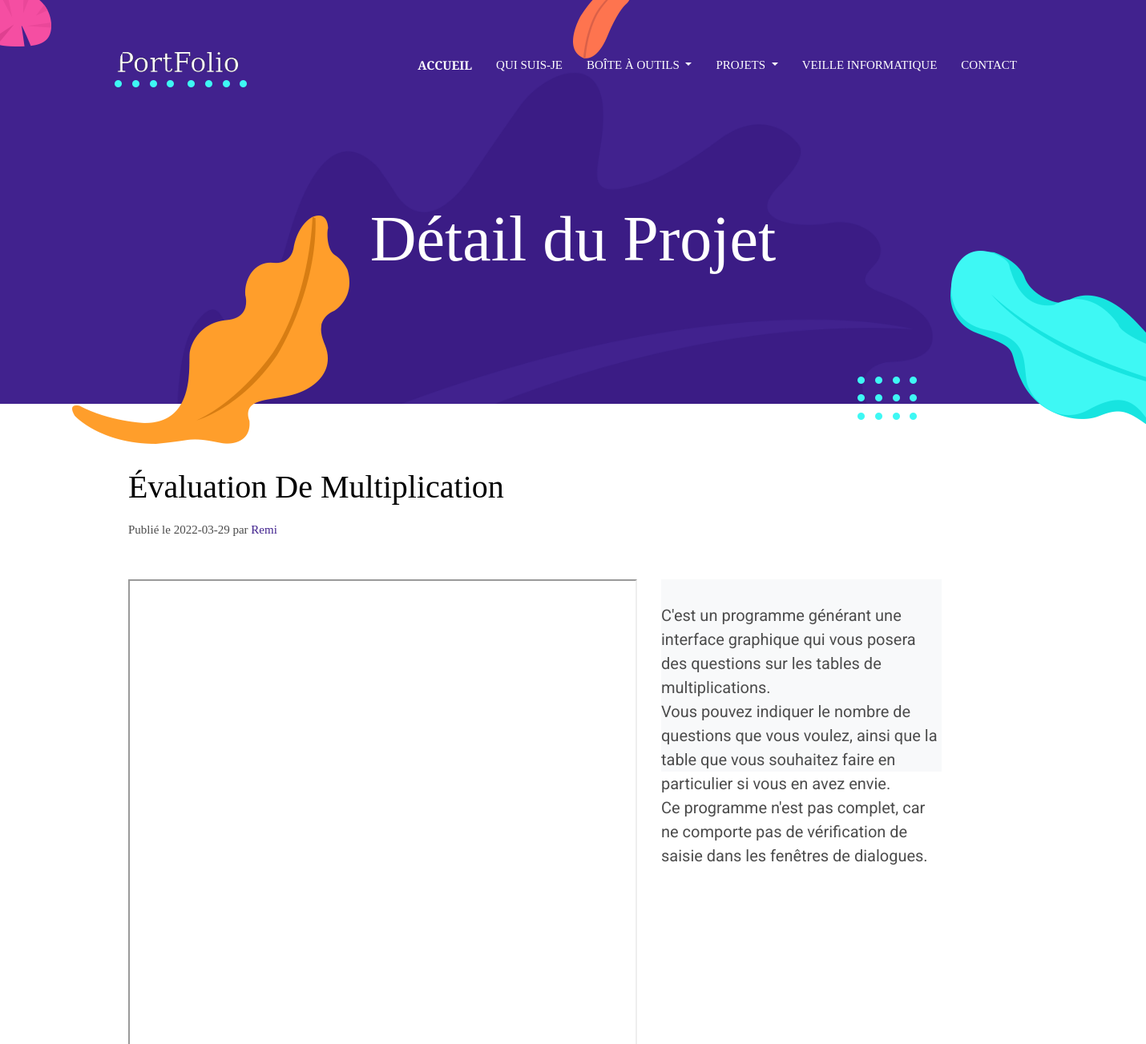
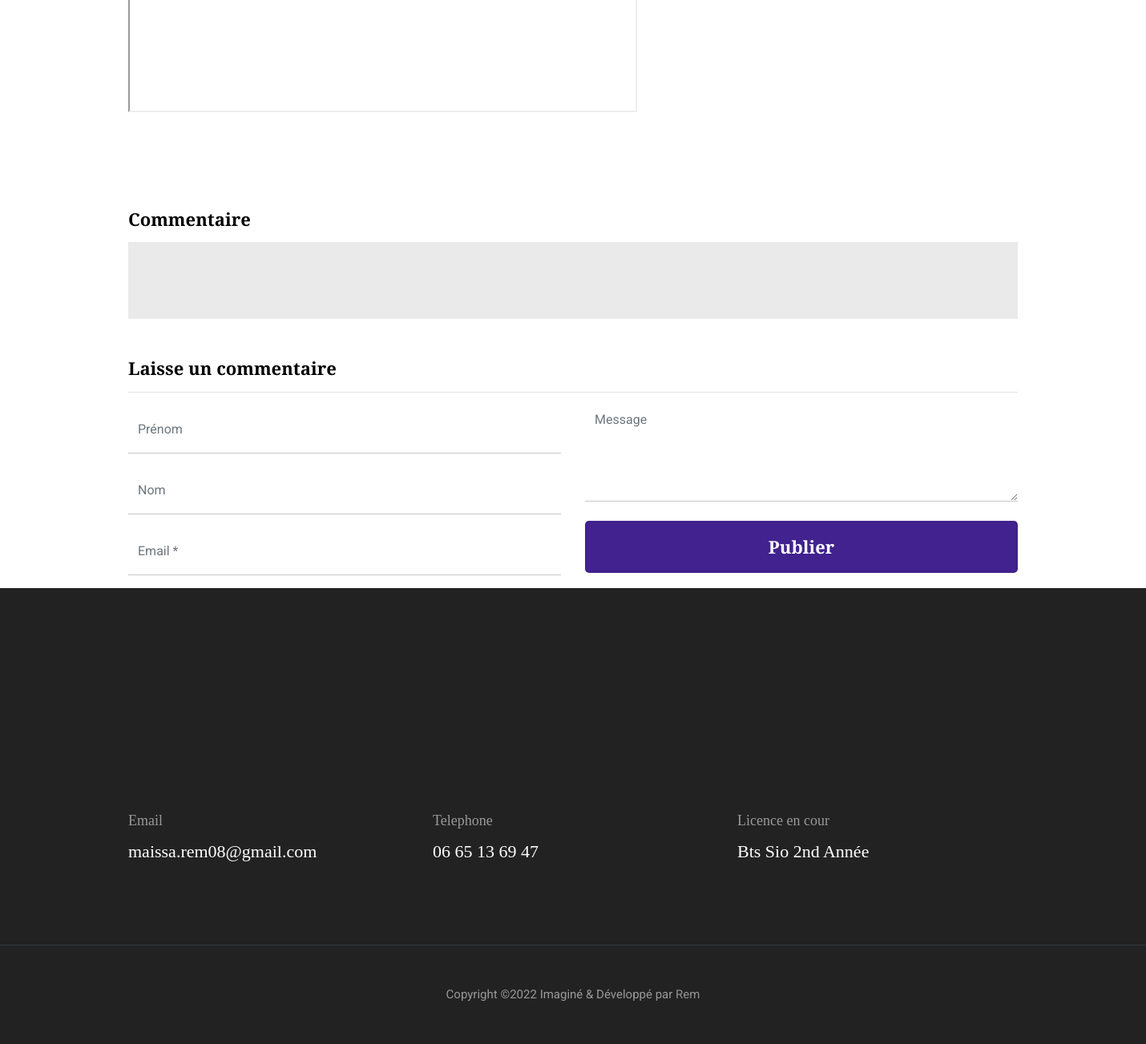
The page /projet-details.php?idProjet=5 on the database its author committed (2 pictures, top to bottom).
### tables this page shows
CREATE TABLE IF NOT EXISTS `document` (
  `numeroDocument` int(11) NOT NULL AUTO_INCREMENT,
  `titreProjet` varchar(50) DEFAULT NULL,
  `lien` varchar(1000) DEFAULT NULL,
  `dateInsertion` date DEFAULT NULL,
  `description` varchar(2000) DEFAULT NULL,
  `lien_publication` varchar(1000) DEFAULT NULL,
  PRIMARY KEY (`numeroDocument`)
);

### projet-details.php (the view, shortened to what this page needs)
<!DOCTYPE html>
<html lang="fr">
<?php
if (isset($_GET['idProjet']) && !empty($_GET['idProjet'])) {
  $idDocument = $_GET['idProjet'];
  include "header.php";
  require_once "./bdd_connexion.php";
  $requete = "SELECT `numeroDocument`, `titreProjet`, `lien`, `dateInsertion`, `description`, `lien_publication` FROM `document` WHERE `numeroDocument` = " . $idDocument;
  $resultat = $pdo->query($requete);
  $resultat = $resultat->fetchAll();
  $lienIframe = $resultat[0]['lien_publication'];
  $titreDocument = $resultat[0]['titreProjet'];
  $description = $resultat[0]['description'];
  $date = $resultat[0]['dateInsertion'];
?>
  <body>
    <?php
    if (isset($lienIframe) && isset($idDocument) && isset($titreDocument) && isset($description) && isset($date)) {
    ?>
      <?php
      include "./nav-bar.php";
      ?>
      <section class="page-title bg-primary position-relative">
        <div class="container">
          <div class="row">
            <div class="col-12 text-center">
              <h1 class="text-white font-tertiary">Détail du Projet</h1>
            </div>
          </div>
        </div>
        <img src="images/illustrations/page-title.png" alt="illustrations" class="bg-shape-1 w-100">
        <img src="images/illustrations/leaf-pink-round.png" alt="illustrations" class="bg-shape-2">
        <img src="images/illustrations/dots-cyan.png" alt="illustrations" class="bg-shape-3">
        <img src="images/illustrations/leaf-orange.png" alt="illustrations" class="bg-shape-4">
        <img src="images/illustrations/leaf-yellow.png" alt="illustrations" class="bg-shape-5">
        <img src="images/illustrations/dots-group-cyan.png" alt="illustrations" class="bg-shape-6">
        <img src="images/illustrations/leaf-cyan-lg.png" alt="illustrations" class="bg-shape-7">
      </section>
      <section class="section">
        <div class="container">
          <div class="row">
            <div class="col-lg-12">
              <h3 class="font-tertiary mb-3"> <?php echo $titreDocument ?> </h3>
              <p class="font-secondary mb-5">Publié le <?php echo $date ?> par<span class="text-primary"> Remi</span></p>
              <div class="content">
                <div class="row">
                  <div class="col-7" style="height: 90vh;"> <?php echo '<iframe src="' . $lienIframe . '" style="height: 100%; width: 100%"></iframe>'; ?> </div>
                  <div class="col-4">
                    <div class="d-flex align-items-start bg-light mb-3" style="height: 30vh; font-size: 20px; line-height: 30px;">
                      <br>
                      <?php echo $description; ?>
                    </div>
                  </div>
                </div>
              </div>
            </div>
          </div>
        </div>
      </section>
      <section>
        <div class="container">
          <div class="row">
            <div class="col-lg-12">
              <h4 class="font-weight-bold mb-3">Commentaire</h4>
              <div class="bg-gray p-5 mb-4">
              </div>
              <div class="mt-5">
                <h4 class="font-weight-bold mb-3 border-bottom pb-3">Laisse un commentaire</h4>
                <form action="./projet-details.php" class="row" method="get" id="formulaireCommentaire">
                  <div class="col-md-6">
                    <input type="text" class="form-control mb-3" placeholder="Prénom" name="prenom" id="prenom" maxlength="30" required>
                    <input type="text" class="form-control mb-3" placeholder="Nom" name="nom" id="nom" maxlength="30" required>
                    <input type="email" class="form-control mb-3" placeholder="Email *" name="mail" id="mail" required>
                  </div>
                  <div class="col-md-6">
                    <textarea name="message" id="message" placeholder="Message" class="form-control mb-4"></textarea required>
              <button type="submit" class="btn btn-primary w-100">Publier</button>
            </div>
          </form>
        </div>
      </div>
    </div>
  </div>
</section>
    <?php
      require_once "footer.php";
    ?>
  </body>
</html>
<?php
    }
}
?>

### css/style.css (style rules this page uses)
body { line-height: 1.2; font-family: "Roboto", sans-serif; -webkit-font-smoothing: antialiased; font-size: 15px; color: #4c4c4c; }
p, .paragraph { font-weight: 400; color: #4c4c4c; font-size: 15px; line-height: 1.8; font-family: "Roboto", sans-serif; }
h1, h2, h3, h4, h5, h6 { color: #000; font-family: "Playfair Display", serif; line-height: 1.2; }
h1, .h1 { font-size: 80px; }
h3, .h3 { font-size: 40px; }
h4, .h4 { font-size: 22px; }
.btn { font-size: 22px; font-family: "Playfair Display", serif; text-transform: capitalize; padding: 16px 44px; border-radius: 5px; font-weight: 600; border: 0; position: relative; z-index: 1; transition: 0.2s ease; }
.btn-primary { background: #41228e; color: #fff; }
body { background-color: #fff; overflow-x: hidden; }
img { vertical-align: middle; border: 0; }
a, button, select { cursor: pointer; transition: 0.2s ease; }
.section { padding-top: 80px; padding-bottom: 80px; }
.bg-primary { background: #41228e !important; }
.bg-gray { background: #eaeaea !important; }
.text-primary { color: #41228e !important; }
.font-secondary { font-family: "Playfair Display", serif !important; }
.font-tertiary { font-family: "Playfair Display", serif !important; }
.form-control { border: 0; border-radius: 0; border-bottom: 1px solid #c7c7c7; height: 60px; }
textarea.form-control { height: 120px; }
.content * { margin-bottom: 20px; }
.page-title { padding: 250px 0 150px; }
.page-title .container { position: relative; z-index: 1; }
.page-title .bg-shape-1 { position: absolute; left: 0; bottom: 0; width: 100%; }
.page-title .bg-shape-2 { position: absolute; left: -20px; top: -10px; }
.page-title .bg-shape-3 { position: absolute; left: 10%; top: 100px; }
.page-title .bg-shape-4 { position: absolute; left: 50%; top: -20px; }
.page-title .bg-shape-5 { position: absolute; left: 90px; bottom: -50px; transform: rotate(180deg); }
.page-title .bg-shape-6 { position: absolute; right: 20%; bottom: -20px; }
.page-title .bg-shape-7 { position: absolute; right: -220px; bottom: -100px; }

### rows shown on the page
document: titreProjet "Évaluation De Multiplication", dateInsertion "2022-03-29", description "C'est un programme générant une interface graphique qui vous posera des questions sur les tables de multiplications. Vous pouvez indiquer le nombre de questions que vous voulez, ainsi que la table que vous souhaitez faire en particulier si vous en avez envie. Ce programme n'est pas complet, car ne comporte pas de vérification de saisie dans les fenêtres de dialogues."
